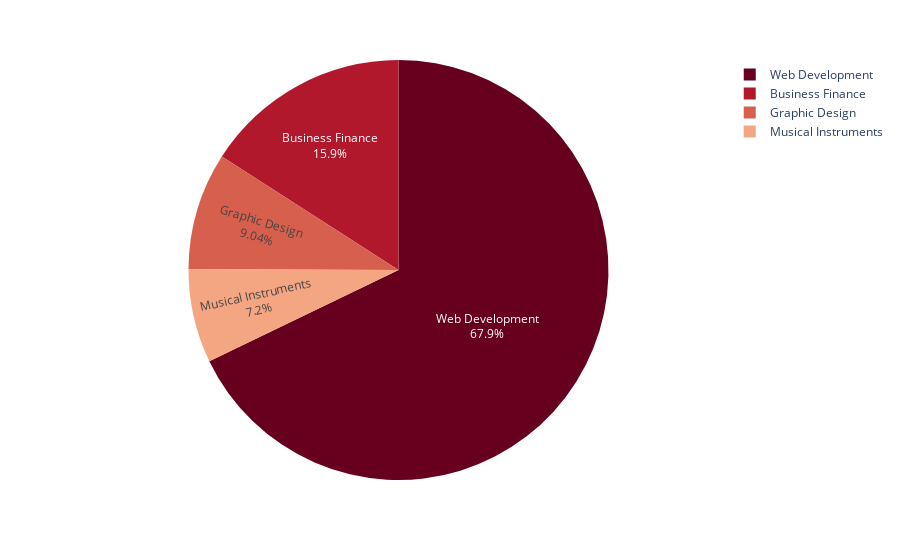

The cell this chart's notebook holds for it:
### Code cell
# Plot of the Number of subscribers per Subject
fig = px.pie(df_subscribers, values='NumberOfSubscribers', names='CourseCategory', color_discrete_sequence=px.colors.sequential.RdBu)
fig.update_traces(textposition='inside', textinfo='percent+label')
fig.show()

### Figure 1 — Plotly figure (JSON) as saved in the notebook; plotly's stock layout.template omitted (floating-point values rounded to 4 significant figures)
{"data": [{"domain": {"x": [0, 1], "y": [0, 1]}, "hovertemplate": "CourseCategory=%{label}<br>NumberOfSubscribers=%{value}<extra></extra>", "labels": ["Business Finance", "Graphic Design", "Musical Instruments", "Web Development"], "legendgroup": "", "name": "", "showlegend": true, "textinfo": "percent+label", "textposition": "inside", "type": "pie", "values": [1870747, 1063148, 846719, 7980572]}], "layout": {"autosize": true, "legend": {"tracegroupgap": 0}, "margin": {"t": 60}, "piecolorway": ["rgb(103,0,31)", "rgb(178,24,43)", "rgb(214,96,77)", "rgb(244,165,130)", "rgb(253,219,199)", "rgb(247,247,247)", "rgb(209,229,240)", "rgb(146,197,222)", "rgb(67,147,195)", "rgb(33,102,172)", "rgb(5,48,97)"]}}
